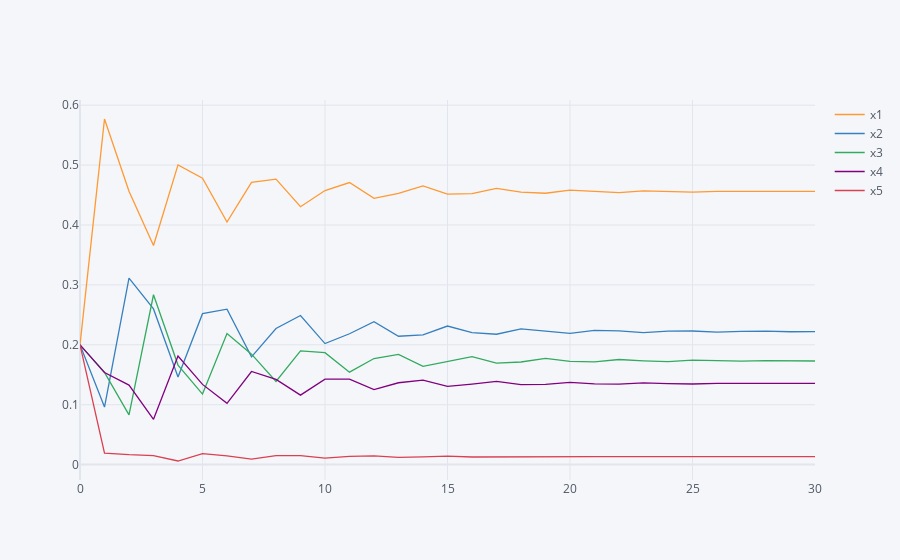

The notebook cell saved with this chart:
### Code cell
D_p.T.iplot()

### Figure 1 — Plotly figure (JSON) as saved in the notebook; plotly's stock layout.template omitted (floating-point values rounded to 4 significant figures)
{"data": [{"line": {"color": "rgba(255, 153, 51, 1.0)", "dash": "solid", "shape": "linear", "width": 1.3}, "mode": "lines", "name": "x1", "text": "", "type": "scatter", "x": [0, 1, 2, 3, 4, 5, 6, 7, 8, 9, 10, 11, 12, 13, 14, 15, 16, 17, 18, 19, 20, 21, 22, 23, 24, 25, 26, 27, 28, 29, 30], "y": [0.2, 0.5769, 0.4564, 0.3658, 0.5003, 0.4781, 0.405, 0.4712, 0.4766, 0.4305, 0.4575, 0.4708, 0.4445, 0.4529, 0.4651, 0.4517, 0.4522, 0.461, 0.4549, 0.453, 0.4583, 0.4561, 0.454, 0.4569, 0.4564, 0.4548, 0.4562, 0.4564, 0.4553, 0.4559, 0.4562]}, {"line": {"color": "rgba(55, 128, 191, 1.0)", "dash": "solid", "shape": "linear", "width": 1.3}, "mode": "lines", "name": "x2", "text": "", "type": "scatter", "x": [0, 1, 2, 3, 4, 5, 6, 7, 8, 9, 10, 11, 12, 13, 14, 15, 16, 17, 18, 19, 20, 21, 22, 23, 24, 25, 26, 27, 28, 29, 30], "y": [0.2, 0.09615, 0.3112, 0.2599, 0.1462, 0.2519, 0.2594, 0.1799, 0.2273, 0.2488, 0.2021, 0.2184, 0.2387, 0.2143, 0.2167, 0.2313, 0.2202, 0.2177, 0.2267, 0.2225, 0.2192, 0.2242, 0.2231, 0.2204, 0.2229, 0.2231, 0.2213, 0.2224, 0.2229, 0.2218, 0.2222]}, {"line": {"color": "rgba(50, 171, 96, 1.0)", "dash": "solid", "shape": "linear", "width": 1.3}, "mode": "lines", "name": "x3", "text": "", "type": "scatter", "x": [0, 1, 2, 3, 4, 5, 6, 7, 8, 9, 10, 11, 12, 13, 14, 15, 16, 17, 18, 19, 20, 21, 22, 23, 24, 25, 26, 27, 28, 29, 30], "y": [0.2, 0.1538, 0.08299, 0.2836, 0.1662, 0.1178, 0.2187, 0.1844, 0.1388, 0.1898, 0.1869, 0.1544, 0.1771, 0.1841, 0.1641, 0.1724, 0.1804, 0.1695, 0.1713, 0.1774, 0.1722, 0.1715, 0.1755, 0.1733, 0.1721, 0.1743, 0.1737, 0.1726, 0.1737, 0.1737, 0.173]}, {"line": {"color": "rgba(128, 0, 128, 1.0)", "dash": "solid", "shape": "linear", "width": 1.3}, "mode": "lines", "name": "x4", "text": "", "type": "scatter", "x": [0, 1, 2, 3, 4, 5, 6, 7, 8, 9, 10, 11, 12, 13, 14, 15, 16, 17, 18, 19, 20, 21, 22, 23, 24, 25, 26, 27, 28, 29, 30], "y": [0.2, 0.1538, 0.1328, 0.07561, 0.1813, 0.1339, 0.1023, 0.1555, 0.1423, 0.116, 0.1426, 0.1428, 0.1252, 0.1366, 0.141, 0.1306, 0.1345, 0.1389, 0.1334, 0.134, 0.1373, 0.1348, 0.1342, 0.1363, 0.1353, 0.1346, 0.1357, 0.1355, 0.1349, 0.1354, 0.1355]}, {"line": {"color": "rgba(219, 64, 82, 1.0)", "dash": "solid", "shape": "linear", "width": 1.3}, "mode": "lines", "name": "x5", "text": "", "type": "scatter", "x": [0, 1, 2, 3, 4, 5, 6, 7, 8, 9, 10, 11, 12, 13, 14, 15, 16, 17, 18, 19, 20, 21, 22, 23, 24, 25, 26, 27, 28, 29, 30], "y": [0.2, 0.01923, 0.0166, 0.01512, 0.006044, 0.01826, 0.01453, 0.009086, 0.015, 0.01486, 0.01089, 0.01362, 0.01447, 0.01207, 0.01308, 0.01402, 0.01273, 0.01294, 0.01367, 0.01305, 0.01297, 0.01343, 0.01318, 0.01304, 0.0133, 0.01323, 0.0131, 0.01323, 0.01323, 0.01314, 0.0132]}], "layout": {"legend": {"bgcolor": "#F5F6F9", "font": {"color": "#4D5663"}}, "paper_bgcolor": "#F5F6F9", "plot_bgcolor": "#F5F6F9", "title": {"font": {"color": "#4D5663"}}, "xaxis": {"gridcolor": "#E1E5ED", "showgrid": true, "tickfont": {"color": "#4D5663"}, "title": {"font": {"color": "#4D5663"}, "text": ""}, "zerolinecolor": "#E1E5ED"}, "yaxis": {"gridcolor": "#E1E5ED", "showgrid": true, "tickfont": {"color": "#4D5663"}, "title": {"font": {"color": "#4D5663"}, "text": ""}, "zerolinecolor": "#E1E5ED"}}}
